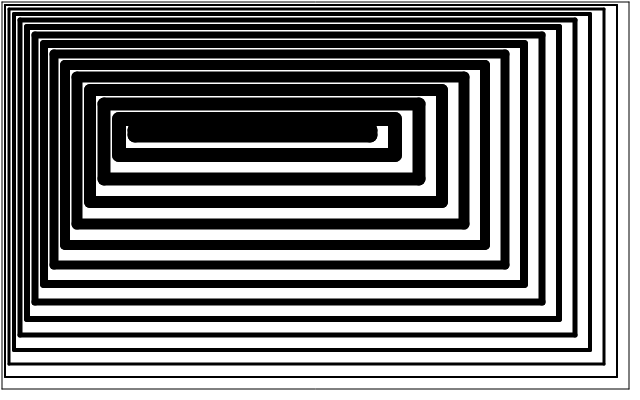
Frame 1 (no input)
Frame 60 (no input): identical to frame 1, image omitted
Frame 120 (the mouse pressed at the canvas centre since frame 60): identical to frame 1, image omitted

The p5.js sketch that drew this single still picture (run headless with seeded random() and noise() and a simulated clock; from frame 60 on, the mouse is pressed at the canvas centre):

// p5.js sketch
// ── sketch.js
let width = 640;
let height = 400;

let mode = 0;
let btn;

function canvasResize(w, h) {
    width = w;
    height = h;
    resizeCanvas(width, height);

    btn.position(10, height + 10);
}

function setup() {
    createCanvas(width, height);

    btn = createButton("Switch sketch");

    btn.mousePressed(() => {
        mode = mode < 1 ? 1 : 0;

        strokeWeight(1);
        background(255);
    });
}

function draw() {
    if (mode == 0) {
        canvasResize(640, 400);
        colorMode(RGB, 255);
        stroke(0);

        let n = 0; //N=0
        let x = width; // X=Xrsl%
        let y = height; // Y=Yrsl%
        let d = 0;

        do {
            d += 1; // D=D+1
            strokeWeight(d); // Defline 1,D ? (jsp)
            n += d + 1; // N=N+D+1
            x -= d + 10; // X=X-D-10
            y -= d + 10; // Y=Y-D-10

            line(n, n, n, y); //To N,N To N,Y
            line(n, y, x, y); //To N,Y To X,Y
            line(x, y, x, n); //To X,Y To X,N
            line(x, n, n, n); //To X,N To N,N
        } while (n < y); // Until N>=Y
    } else if (mode == 1) {
        canvasResize(400, 400);
        colorMode(HSB, 360, 100, 100); //HSB https://fr.wikipedia.org/wiki/Teinte_Saturation_Valeur

        let a = width / 2; //A=Xrsl%/2
        let b = height / 2; //B=Yrsl%/2
        for (let i = 1; i <= 2; i++) {
            //For I=1 To 11
            let r = height * 0.7; //R=Yrsl%*0.7
            let rMax = r;
            for (let w = Math.PI / 4; w <= 3.6; w += 0.05) {
                //For W=Pi/4 To 3.6 Step 0.05

                //Color
                let hueValue = map(r, 0, rMax, 0, 360); //map r to hue rotation
                stroke(hueValue, 100, 100); //set color from hue
                //

                let x = r * Math.cos(w); //X=R*Cos(W)
                let y = r * Math.sin(w); //Y=R*Sin(W)
                line(a + x, b - y, a - y, b - x); //Line A+X,B-Y,A-Y,B-X
                line(a - y, b - x, a - x, b + x); //Line A-Y,B-X,A-X,B+X
                line(a - x, b + y, a + x, b - y); //Line A-X,B+Y,A+X,B-Y
                line(a - x, b + y, a + y, b + x); //Line A-X,B+Y,A+Y,B+X
                line(a + y, b + x, a + x, b - y); //Line A+X,B+X,A+X,B-Y
                r = r * 0.94; //R=R*0.94
            }
        }
    }
}
